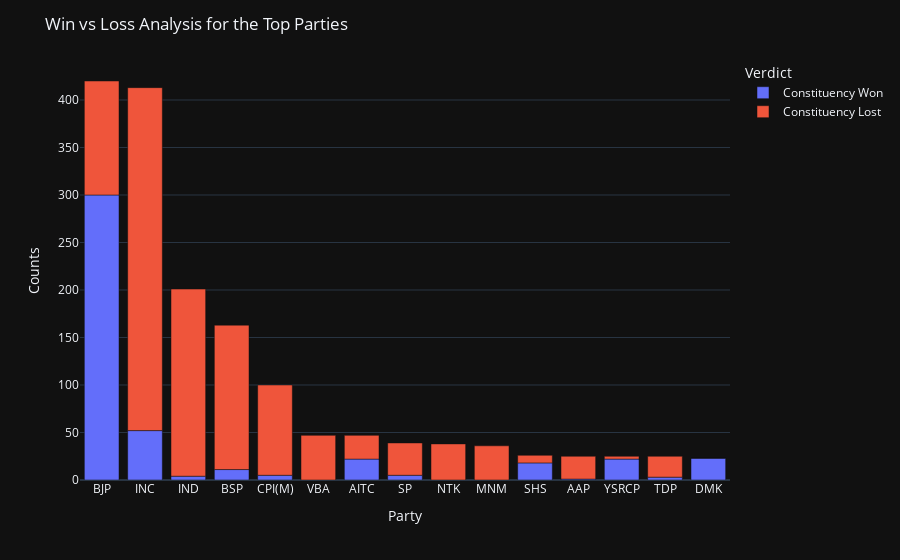

The cell this chart's notebook holds for it:
### Markdown cell above
# What has been the general Win vs Loss relationship for the Parties in 2019?

### Code cell
prty_cnt_win=pd.merge(prty_cnt,part_win,how='inner',left_on='PARTY',right_on='PARTY')
prty_cnt_win['Lost']=prty_cnt_win['# Constituency']-prty_cnt_win['# Wins']
prty_wins_cnt=prty_cnt_win[['PARTY','# Wins']]
prty_wins_cnt['Verdict']='Constituency Won'
prty_loss_cnt=prty_cnt_win[['PARTY','Lost']]
prty_loss_cnt['Verdict']='Constituency Lost'
prty_wins_cnt.columns=['Party','Counts','Verdict']
prty_loss_cnt.columns=['Party','Counts','Verdict']
top_prty_wins_cnt=prty_wins_cnt[:15]
prty_loss_cnt_cnt=prty_loss_cnt[:15]
prt_win_loss=pd.concat([top_prty_wins_cnt,prty_loss_cnt_cnt])
fig = px.bar(prt_win_loss, x='Party', y='Counts', color='Verdict')
fig.update_layout(title_text='Win vs Loss Analysis for the Top Parties',template='plotly_dark')
fig.show()

### Figure 1 — Plotly figure (JSON) as saved in the notebook; plotly's stock layout.template omitted (floating-point values rounded to 4 significant figures)
{"data": [{"alignmentgroup": "True", "hovertemplate": "Verdict=Constituency Won<br>Party=%{x}<br>Counts=%{y}<extra></extra>", "legendgroup": "Constituency Won", "marker": {"color": "#636efa"}, "name": "Constituency Won", "offsetgroup": "Constituency Won", "orientation": "v", "showlegend": true, "textposition": "auto", "type": "bar", "x": ["BJP", "INC", "IND", "BSP", "CPI(M)", "VBA", "AITC", "SP", "NTK", "MNM", "SHS", "AAP", "YSRCP", "TDP", "DMK"], "xaxis": "x", "y": [300, 52, 4, 11, 5, 0, 22, 5, 0, 0, 18, 1, 22, 3, 23], "yaxis": "y"}, {"alignmentgroup": "True", "hovertemplate": "Verdict=Constituency Lost<br>Party=%{x}<br>Counts=%{y}<extra></extra>", "legendgroup": "Constituency Lost", "marker": {"color": "#EF553B"}, "name": "Constituency Lost", "offsetgroup": "Constituency Lost", "orientation": "v", "showlegend": true, "textposition": "auto", "type": "bar", "x": ["BJP", "INC", "IND", "BSP", "CPI(M)", "VBA", "AITC", "SP", "NTK", "MNM", "SHS", "AAP", "YSRCP", "TDP", "DMK"], "xaxis": "x", "y": [120, 361, 197, 152, 95, 47, 25, 34, 38, 36, 8, 24, 3, 22, 0], "yaxis": "y"}], "layout": {"barmode": "relative", "legend": {"title": {"text": "Verdict"}, "tracegroupgap": 0}, "margin": {"t": 60}, "title": {"text": "Win vs Loss Analysis for the Top Parties"}, "xaxis": {"anchor": "y", "domain": [0.0, 1.0], "title": {"text": "Party"}}, "yaxis": {"anchor": "x", "domain": [0.0, 1.0], "title": {"text": "Counts"}}}}
